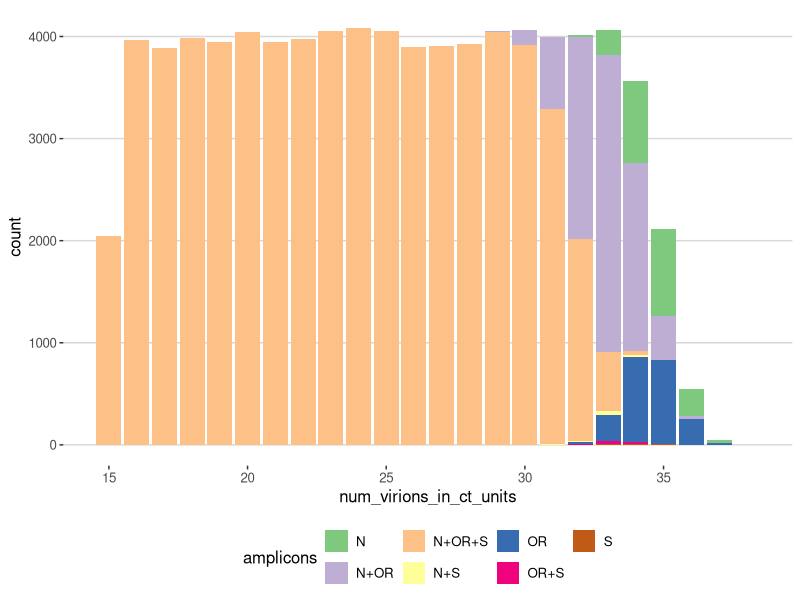

Generate this figure with R:
## ---- chunk 1
library(tidyverse)
library(ggthemes)
true_num_virions_in_ct_units  = runif(n=100000,15,40)

n_offset = 0.5 # how much inefficiency in N amplificiation there is, in cycles
or_offset = 0.5 # how much inefficiency in OR amplificiation there is, in cycles
s_offset = 3 # how much inefficiency in S amplificiation there is, in cycles


amplification_noise_amount = 5

n_cts = true_num_virions_in_ct_units + n_offset + rnorm(length(true_num_virions_in_ct_units),amplification_noise_amount )
or_cts = true_num_virions_in_ct_units + or_offset + rnorm(length(true_num_virions_in_ct_units),amplification_noise_amount )
s_cts = true_num_virions_in_ct_units + s_offset + rnorm(length(true_num_virions_in_ct_units),amplification_noise_amount )

dataset = tibble(id=1:length(true_num_virions_in_ct_units),num_virions_in_ct_units = true_num_virions_in_ct_units, N_ct= n_cts, OR_ct= or_cts,S_ct=s_cts  )

detection_threshold =40

dataset = dataset %>% pivot_longer(c(-num_virions_in_ct_units,-id)) %>% mutate(value=ifelse(value>detection_threshold,NA,value)) %>% separate(name,into=c("amplicon"),sep="_") %>% group_by(id,num_virions_in_ct_units) %>%filter(!is.na(value))%>% summarise(amplicons= paste(amplicon,collapse="+")) %>% mutate(num_virions_in_ct_units=round(num_virions_in_ct_units))

ggplot(dataset ,aes(x=num_virions_in_ct_units,fill=amplicons))+geom_bar()+scale_fill_brewer(type="qual")+theme_hc()
